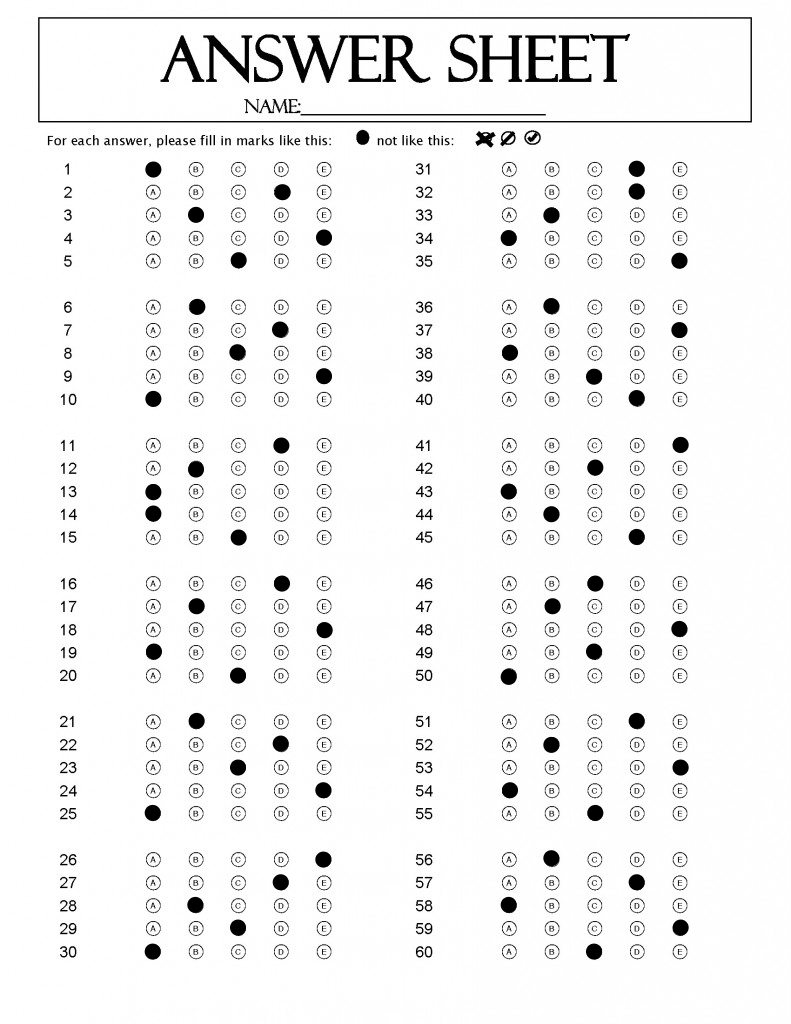
#> input picture Data/2000101_NguyenVanAn_3A.png, 791 x 1024 px
$ python -i function.py   (imports and definitions only)
#> lines starting #> are read from the running program, lines starting #| are printed output that depends on the picture; after the words box and inside, x2 and y2 are one past the last pixel; in counts of white or black regions, pixels touching at a corner belong together
import cv2
import numpy as np
import imutils
from imutils import contours
from pandas.core.frame import DataFrame
import pandas as pd
import re
import csv


def One_Student_Result(sheetName):
#> called with sheetName = 'Data/2000101_NguyenVanAn_3A.png'
    StudentID = re.findall('(\d{7})',sheetName)
    FullName= re.findall('\d{7}_(.+?)_\w{2}',sheetName)
    x1,x2,y1,y2=0,0,0,0
    questions = 5
    answers = 5
    total_solution_ans = [0,2,3,3,1,#1->5
                        1,2,3,2,2,#6>10
                        1,2,3,0,0,#11->15
                        1,1,2,3,2,#16->20
                        1,2,2,3,4,#21->25
                        2,3,3,2,4,#26->30
                        2,0,1,0,4,#31->35
                        4,3,2,2,3,#36->40
                        2,3,4,3,2,#41->45
                        1,1,0,0,2,#46->50
                        1,3,4,4,4,#51->55
                        0,0,1,3,2]#56->60
    dict_difference = {}
    dict_answer = {}
    dict_student_ans = {}
    i_pos = 0
    total_student_ans = []
    for i_pos in range(0,12):
        image =cv2.imread(sheetName)
#> image is the input picture: shape (1024, 791, 3); min 0, max 255, mean 242.4
        doc1 = image.copy()
        x1,x2 = 148,275
        if i_pos > 5:
            ipos = i_pos//5
            y1,y2= 480,710
        else:
            ipos = i_pos
            y1,y2 = 120,350
        correct_ans = total_solution_ans[(ipos*5):(ipos*5)+5]
        student_ans = []

        x1 += 137*ipos
        x2 += 137*ipos
        image = image[x1:x2,y1:y2,:]
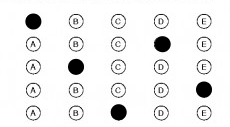
#> image: shape (127, 230, 3); min 0, max 255, mean 237.6

        image = imutils.resize(image,height=500,width=500)
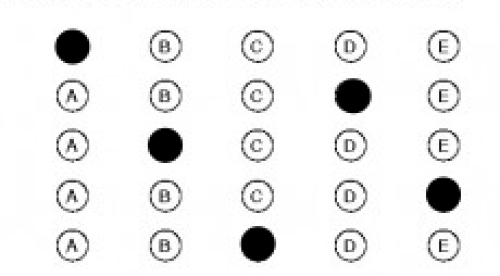
#> image: shape (276, 500, 3); min 0, max 255, mean 237.6

        gray_doc = cv2.cvtColor(image, cv2.COLOR_BGR2GRAY)
        blur_doc = cv2.GaussianBlur(gray_doc, (5,5), 0)
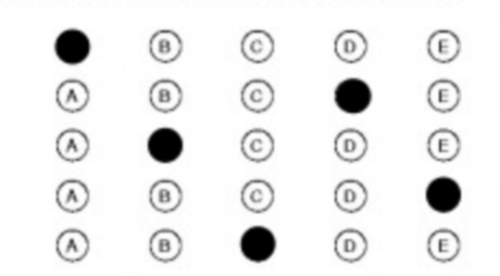
#> blur_doc: shape (276, 500); min 0, max 255, mean 237.6
        edge_doc = cv2.Canny(blur_doc, 75, 200)
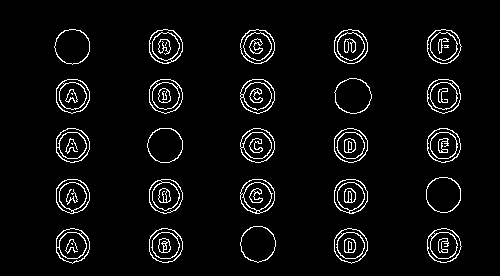
#> edge_doc: shape (276, 500); 4.7% white in thin lines or dots, all inside (x1, y1, x2, y2) = (54, 29, 462, 264)
        grade_cnt= cv2.findContours(edge_doc, cv2.RETR_EXTERNAL, cv2.CHAIN_APPROX_SIMPLE)
#> grade_cnt = 25 contours; largest, box (x1, y1, x2, y2) and area: (334, 78, 372, 114) 1006, (240, 226, 276, 263) 978, (426, 177, 461, 213) 973, (147, 128, 183, 163) 960, (54, 29, 90, 65) 958
        grade_cnt= imutils.grab_contours(grade_cnt)

        paper = image
        warped = gray_doc
        masked = image
        gray = cv2.cvtColor(masked, cv2.COLOR_BGR2GRAY)
        _, thresh = cv2.threshold(gray, 170, 255, cv2.THRESH_BINARY_INV)
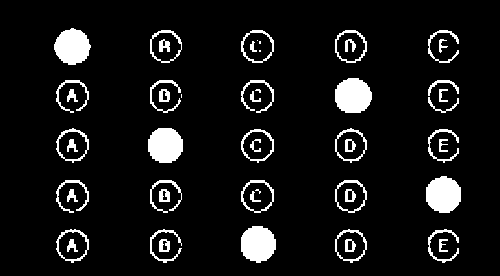
#> thresh: shape (276, 500); 8.1% white; 52 white regions (6 under 20 px), largest, box (x1, y1, x2, y2) and area: (335, 78, 372, 113) 1044, (426, 176, 461, 213) 1024, (241, 226, 276, 263) 1018
        # split the thresholded image into boxes
        def split_image(image):
            # make the number of rows and columns
            # a multiple of 5 (questions = answers = 5)
            r = len(image) // questions * questions
#> r = 275
            c = len(image[0]) // answers * answers
#> c = 500
            image = image[:r, :c]
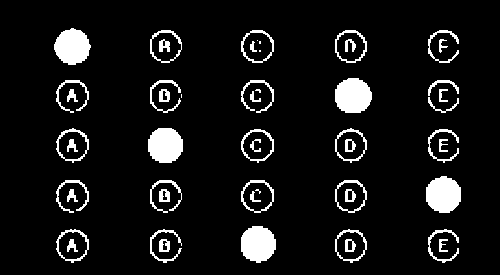
#> image: shape (275, 500); 8.1% white; 52 white regions (6 under 20 px), largest, box (x1, y1, x2, y2) and area: (335, 78, 372, 113) 1044, (426, 176, 461, 213) 1024, (241, 226, 276, 263) 1018
            # split the image horizontally (row-wise)
            rows = np.vsplit(image, questions)
#> rows = 5 items
            boxes = []
            for row in rows:
                # split each row vertically (column-wise)
                cols = np.hsplit(row, answers)
                for box in cols:
                    boxes.append(box)
#> this loop made 5 passes
#> after the loop, boxes = 25 items
            return boxes

        boxes = split_image(thresh)
#> boxes = 25 items

        score = 0
        green = (0,255,0)
        red = (255,0,0)
        # loop over the questions
        for i in range(0, questions):
            user_answer = None

            # loop over the answers
            for j in range(answers):
                pixels = cv2.countNonZero(boxes[j + i * 5])
                # if the current answer has a larger number of
                # non-zero (white) pixels then the previous one
                # we update the `user_answer` variable
                if user_answer is None or pixels > user_answer[1]:
                    user_answer = (j, pixels)
                    ans = j

            # find the contours of the bubble that the user has filled
            cnt, _ = cv2.findContours(boxes[user_answer[0] + i * 5],
                                            cv2.RETR_EXTERNAL, cv2.CHAIN_APPROX_SIMPLE)
            student_ans.append(ans)
            total_student_ans.append(ans)
#> after the loop, ans = 2; student_ans = [0, 3, 1, 4, 2]; total_student_ans = [0, 3, 1, 4, 2]

        correct_ans = [chr(x+65) for x in correct_ans]
        student_ans = [chr(x+65) for x in student_ans]
#> student_ans = ['A', 'D', 'B', 'E', 'C']
        for indx, item in enumerate(correct_ans):
            dict_answer[f'question: {indx+1 + i_pos*5}'] = item
        for indx, item in enumerate(student_ans):
            dict_student_ans[f'{indx+1 + i_pos*5}'] = item
#> this loop made 5 passes
#> after the loop, dict_student_ans = {'1': 'A', '2': 'D', '3': 'B', '4': 'E', '5': 'C'}

    dict_total_ans = {}
    total_solution_ans = [chr(x+65) for x in total_solution_ans]
    total_student_ans = [chr(x+65) for x in total_student_ans]
    for indx, item in enumerate(total_solution_ans):
        dict_total_ans[f'{indx+1}'] = item
#> after the loop, dict_total_ans = 60 items

    for indx, item in enumerate(total_student_ans):
        if item != total_solution_ans[indx]:
            dict_difference[f'{indx+1}'] = item

    list_wrong_answer = ','.join(dict_difference.keys())
    grade = round(len(list_wrong_answer)/60,2)
    #export image
    # cv2.imshow(f'The answer of student: {FullName} -{StudentID}',doc1)
    # cv2.waitKey(10)
    ###return###
    return dict_total_ans,dict_student_ans,dict_difference,list_wrong_answer,grade

# [89 lines left out: function first_five_answer, not called in this run]

>>> result = One_Student_Result('Data/2000101_NguyenVanAn_3A.png')
